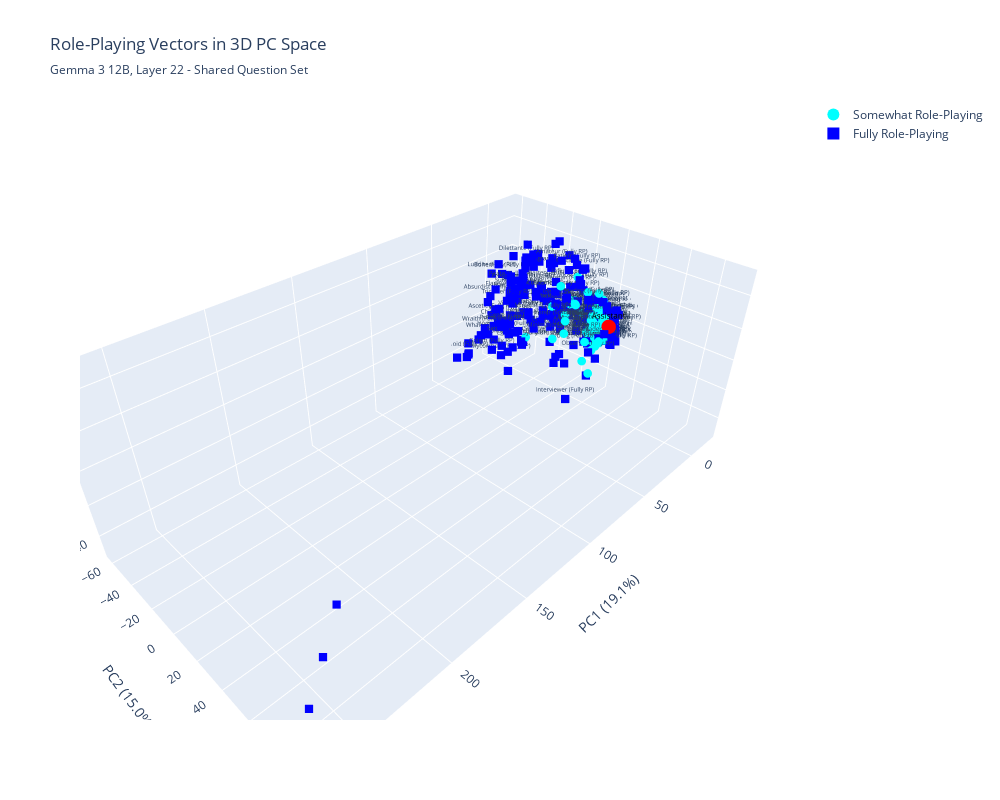

This figure's notebook cell:
### Code cell
fig_3d = plot_3d_pca(
    pca_results,
    role_labels,
    "pos23",
    assistant_projection=asst_projected[0],
    subtitle=f"{model_name.replace('-', ' ')}, Layer {layer} - Shared Question Set"
)
fig_3d.show()
fig_3d.write_html(f"{plot_dir}/pca_3d.html")

### Figure 1 — Plotly figure (JSON) as saved in the notebook; plotly's stock layout.template omitted (floating-point values rounded to 4 significant figures; data arrays with more than 128 entries replaced by an {"elided": "..."} marker saying what was removed)
{"data": [{"hovertemplate": "<b>%{hovertext}</b><br>PC1: %{x:.3f}<br>PC2: %{y:.3f}<br>PC3: %{z:.3f}<br><extra></extra>", "hovertext": ["Zeitgeist (Somewhat RP)", "Writer (Somewhat RP)", "Workaholic (Somewhat RP)", "Witness (Somewhat RP)", "Visionary (Somewhat RP)", "Virus (Somewhat RP)", "Virtuoso (Somewhat RP)", "Vigilante (Somewhat RP)", "Veterinarian (Somewhat RP)", "Vegan (Somewhat RP)", "Validator (Somewhat RP)", "Translator (Somewhat RP)", "Therapist (Somewhat RP)", "Synthesizer (Somewhat RP)", "Summarizer (Somewhat RP)", "Spy (Somewhat RP)", "Specialist (Somewhat RP)", "Sommelier (Somewhat RP)", "Simulacrum (Somewhat RP)", "Secretary (Somewhat RP)", "Screener (Somewhat RP)", "Scholar (Somewhat RP)", "Scheduler (Somewhat RP)", "Saboteur (Somewhat RP)", "Realist (Somewhat RP)", "Proofreader (Somewhat RP)", "Programmer (Somewhat RP)", "Prodigy (Somewhat RP)", "Prey (Somewhat RP)", "Polymath (Somewhat RP)", "Pilot (Somewhat RP)", "Pharmacist (Somewhat RP)", "Perfectionist (Somewhat RP)", "Peacekeeper (Somewhat RP)", "Patient (Somewhat RP)", "Paramedic (Somewhat RP)", "Pacifist (Somewhat RP)", "Optimist (Somewhat RP)", "Observer (Somewhat RP)", "Nutritionist (Somewhat RP)", "Novelist (Somewhat RP)", "Networker (Somewhat RP)", "Negotiator (Somewhat RP)", "Navigator (Somewhat RP)", "Moderator (Somewhat RP)", "Minimalist (Somewhat RP)", "Mentor (Somewhat RP)", "Mediator (Somewhat RP)", "Mechanic (Somewhat RP)", "Mathematician (Somewhat RP)", "Martyr (Somewhat RP)", "Loner (Somewhat RP)", "Linguist (Somewhat RP)", "Lawyer (Somewhat RP)", "Judge (Somewhat RP)", "Journalist (Somewhat RP)", "Interpreter (Somewhat RP)", "Idealist (Somewhat RP)", "Hybrid (Somewhat RP)", "Healer (Somewhat RP)", "Hacker (Somewhat RP)", "Guardian (Somewhat RP)", "Grader (Somewhat RP)", "Generalist (Somewhat RP)", "Forecaster (Somewhat RP)", "Fixer (Somewhat RP)", "Facilitator (Somewhat RP)", "Examiner (Somewhat RP)", "Emissary (Somewhat RP)", "Editor (Somewhat RP)", "Doctor (Somewhat RP)", "Dispatcher (Somewhat RP)", "Detective (Somewhat RP)", "Debugger (Somewhat RP)", "Cyborg (Somewhat RP)", "Critic (Somewhat RP)", "Counselor (Somewhat RP)", "Cosmopolitan (Somewhat RP)", "Collaborator (Somewhat RP)", "Coach (Somewhat RP)", "Chemist (Somewhat RP)", "Cartographer (Somewhat RP)", "Caregiver (Somewhat RP)", "Assistant (Somewhat RP)", "Ambassador (Somewhat RP)", "Amateur (Somewhat RP)", "Altruist (Somewhat RP)", "Advocate (Somewhat RP)", "Addict (Somewhat RP)", "Activist (Somewhat RP)", "Accountant (Somewhat RP)", "Aberration (Somewhat RP)"], "marker": {"color": "cyan", "size": 3, "symbol": "circle"}, "mode": "markers+text", "name": "Somewhat Role-Playing", "text": ["Zeitgeist (Somewhat RP)", "", "", "Witness (Somewhat RP)", "", "", "Virtuoso (Somewhat RP)", "", "", "Vegan (Somewhat RP)", "", "", "Therapist (Somewhat RP)", "", "", "Spy (Somewhat RP)", "", "", "Simulacrum (Somewhat RP)", "", "", "Scholar (Somewhat RP)", "", "", "Realist (Somewhat RP)", "", "", "Prodigy (Somewhat RP)", "", "", "Pilot (Somewhat RP)", "", "", "Peacekeeper (Somewhat RP)", "", "", "Pacifist (Somewhat RP)", "", "", "Nutritionist (Somewhat RP)", "", "", "Negotiator (Somewhat RP)", "", "", "Minimalist (Somewhat RP)", "", "", "Mechanic (Somewhat RP)", "", "", "Loner (Somewhat RP)", "", "", "Judge (Somewhat RP)", "", "", "Idealist (Somewhat RP)", "", "", "Hacker (Somewhat RP)", "", "", "Generalist (Somewhat RP)", "", "", "Facilitator (Somewhat RP)", "", "", "Editor (Somewhat RP)", "", "", "Detective (Somewhat RP)", "", "", "Critic (Somewhat RP)", "", "", "Collaborator (Somewhat RP)", "", "", "Cartographer (Somewhat RP)", "", "", "Ambassador (Somewhat RP)", "", "", "Advocate (Somewhat RP)", "", "", "Accountant (Somewhat RP)", ""], "textfont": {"size": 6}, "textposition": "top center", "type": "scatter3d", "x": [-11.35, -13.11, -1.885, 3.547, -10.4, -8.835, -6.638, -6.928, -10.2, -11.86, -10.42, -6.695, -12.6, -6.492, 31.41, -10.87, -7.657, -10.6, 2.491, -9.213, -12.38, -13.58, -13.04, -11.76, -6.458, 1.606, -13.43, -11.65, -9.473, -13.58, -12.27, -13.47, -11.68, -13.19, -4.153, -11.8, -4.906, 6.97, 11.75, -14.36, -12.49, -13.96, -13.55, -7.315, -12.54, 16.59, -13.5, -7.276, -10.0, -11.56, 0.4793, 13.13, -12.9, -12.49, -1.038, -11.56, -12.04, -4.869, -11.27, -12.64, -11.82, -3.923, -13.14, -13.61, -14.3, -8.977, -11.65, -13.19, -13.92, -9.698, -14.15, -9.203, -7.619, -13.37, -10.85, -14.13, -12.43, -12.06, -12.13, -8.472, -9.094, -11.55, -7.399, -1.088, -6.461, 26.08, -0.9358, -10.52, -7.527, -12.5, -11.73, 0.3055], "y": [4.877, 22.51, -1.537, 18.25, 4.048, 15.99, 12.12, -0.2226, 18.75, 15.06, 26.75, 19.3, 18.38, 20.25, 40.73, 10.83, 21.35, 9.93, -27.4, 18.24, 25.81, 20.26, 20.91, 10.65, 14.6, 26.7, 19.1, 11.23, 14.32, 14.91, 19.41, 20.69, 14.68, 18.46, 19.08, 19.37, -0.5983, 11.13, 23.23, 21.28, 14.99, 17.21, 21.44, 18.48, 20.74, 11.6, 18.97, 23.83, 14.9, 19.01, -10.25, 9.162, 20.26, 24.32, 23.76, 25.03, 19.19, 2.341, 10.0, 16.64, 8.97, 17.71, 22.76, 21.89, 20.82, 13.77, 19.58, 21.49, 18.23, 26.71, 23.0, 22.73, 17.82, 25.43, 14.12, 17.96, 17.3, 10.97, 19.55, 19.9, 18.11, 17.14, 9.22, 23.23, 16.44, 12.58, 5.314, 14.67, 0.717, 17.99, 20.88, -7.806], "z": [0.1095, 1.127, 0.02377, -8.824, -0.2905, -20.73, -8.224, 9.038, 3.829, 11.01, -8.315, -4.05, 8.825, -11.79, -8.752, -11.26, -12.93, -9.274, -24.24, -2.411, -5.083, -8.319, -6.262, -10.5, 0.6653, -5.793, -12.13, -6.288, -8.111, -8.933, -6.949, -5.004, -7.628, 0.8297, 21.21, 1.175, 6.694, 14.79, -16.67, -2.477, -0.1374, 8.688, -0.6103, -7.451, 3.254, -0.5033, 4.407, 5.04, -4.592, -13.27, 3.71, 5.633, -10.04, -7.842, -8.787, -5.556, -0.5665, 10.56, -2.356, 1.88, -12.25, 1.762, -1.416, -3.311, -8.186, 2.862, -0.5485, -13.16, 2.222, 0.585, 1.286, -6.25, -10.65, -11.7, -15.77, -3.379, 13.45, 5.136, 5.018, 6.083, -17.17, -10.89, 17.31, -7.125, -3.355, 34.08, 10.52, 7.803, 24.51, 11.42, -9.438, -18.54]}, {"hovertemplate": "<b>%{hovertext}</b><br>PC1: %{x:.3f}<br>PC2: %{y:.3f}<br>PC3: %{z:.3f}<br><extra></extra>", "hovertext": {"elided": "275 str values"}, "marker": {"color": "blue", "size": 3, "symbol": "square"}, "mode": "markers+text", "name": "Fully Role-Playing", "text": {"elided": "275 str values"}, "textfont": {"size": 6}, "textposition": "top center", "type": "scatter3d", "x": {"elided": "275 float values"}, "y": {"elided": "275 float values"}, "z": {"elided": "275 float values"}}, {"hovertemplate": "<b>Assistant</b><br>PC1: %{x:.3f}<br>PC2: %{y:.3f}<br>PC3: %{z:.3f}<br><extra></extra>", "marker": {"color": "red", "opacity": 1, "size": 5}, "mode": "markers+text", "showlegend": false, "text": ["Assistant"], "textfont": {"color": "black", "size": 8}, "textposition": "top center", "type": "scatter3d", "x": [-5.541], "y": [27.8], "z": [1.879]}], "layout": {"height": 800, "legend": {"itemsizing": "constant", "itemwidth": 30}, "scene": {"xaxis": {"title": {"text": "PC1 (19.1%)"}}, "yaxis": {"title": {"text": "PC2 (15.0%)"}}, "zaxis": {"title": {"text": "PC3 (6.6%)"}}}, "title": {"subtitle": {"text": "Gemma 3 12B, Layer 22 - Shared Question Set"}, "text": "Role-Playing Vectors in 3D PC Space"}, "width": 1000}}
